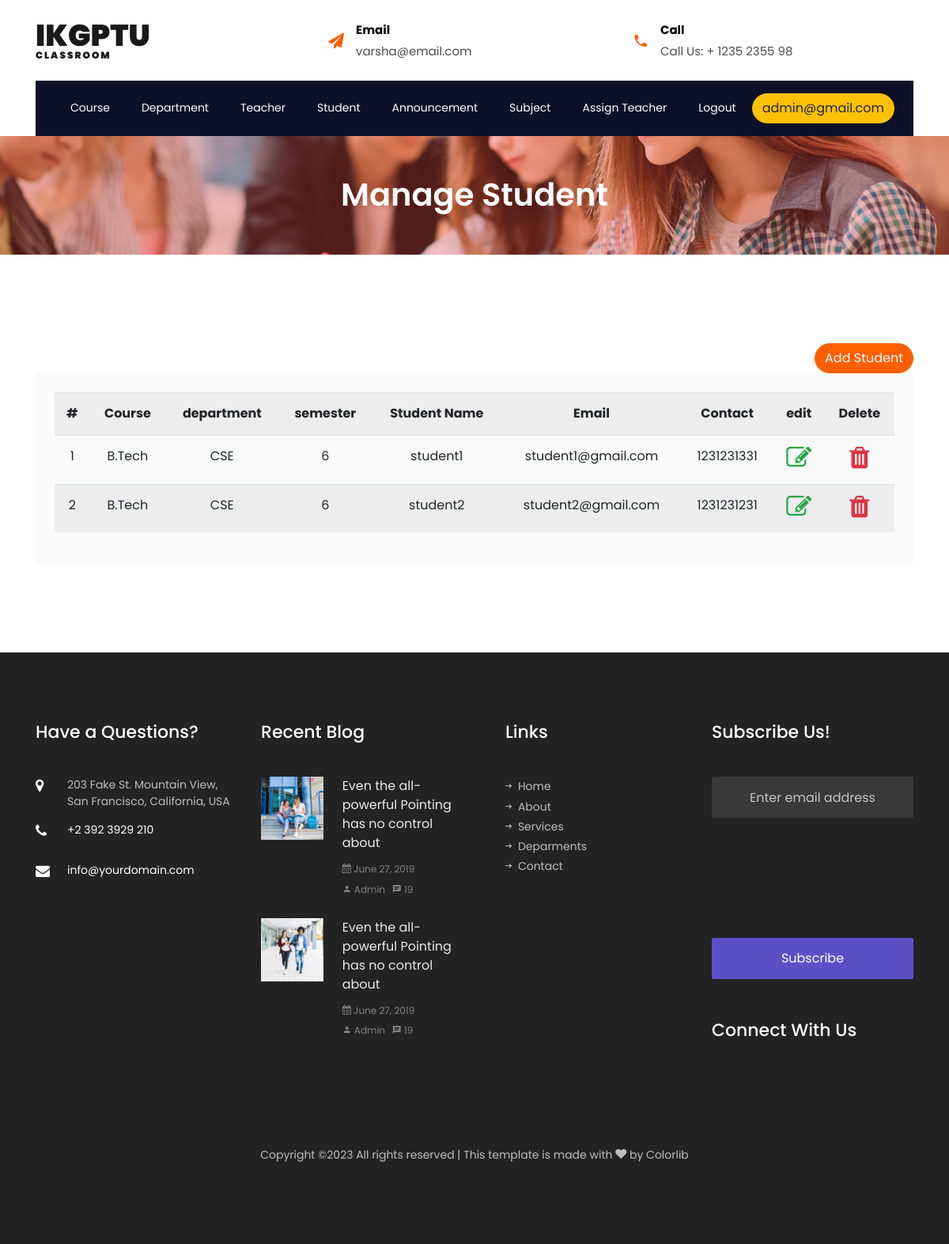
/manage_student.php (signed in), run on the app's committed database.
### tables this page shows
CREATE TABLE `student` (
  `id` int(11) NOT NULL,
  `course` varchar(255) NOT NULL,
  `department` varchar(255) NOT NULL,
  `semester` int(10) NOT NULL,
  `student_name` varchar(100) NOT NULL,
  `email` varchar(255) NOT NULL,
  `password` varchar(255) NOT NULL,
  `contact` bigint(15) NOT NULL,
  `status` varchar(30) NOT NULL,
  `created_at` timestamp(6) NOT NULL DEFAULT current_timestamp(6) ON UPDATE current_timestamp(6)
);

CREATE TABLE `course` (
  `id` int(11) NOT NULL,
  `course_name` varchar(255) NOT NULL,
  `semester` int(10) NOT NULL,
  `status` varchar(30) NOT NULL,
  `created_at` timestamp(6) NOT NULL DEFAULT current_timestamp(6) ON UPDATE current_timestamp(6)
);

CREATE TABLE `department` (
  `id` int(11) NOT NULL,
  `course` varchar(255) NOT NULL,
  `department` varchar(255) NOT NULL,
  `status` varchar(30) NOT NULL,
  `created_at` timestamp(6) NOT NULL DEFAULT current_timestamp(6) ON UPDATE current_timestamp(6)
);

### manage_student.php (the view, shortened to what this page needs)
<?php
include("header2.php");
?>
<section class="hero-wrap hero-wrap-2" style="background-image: url('images/bg_1.jpg');">
    <div class="overlay"></div>
    <div class="container">
        <div class="row no-gutters slider-text align-items-center justify-content-center">
            <div class="col-md-9 ftco-animate text-center">
                <h1 class="mb-2 bread">Manage Student</h1>
            </div>
        </div>
    </div>
</section>
<section class="ftco-section contact-section">
    <div class="container">
        <div class="row d-flex contact-info">
          <div class="col-md-12">
            <a href="student.php" class="btn btn-primary float-right">Add Student</a>
          </div>
            <div class="col-md-12 d-flex">
                <div class="bg-light align-self-stretch box p-4 text-center">
                    <table class="table table-striped">
                        <tr>
                            <th>#</th>
                            <th>Course</th>
                            <th>department</th>
                            <th>semester</th>
                            <th>Student Name</th>
                            <th>Email</th>
                            <th>Contact</th>
                            <th>edit</th>
                            <th>Delete</th>
                        </tr>
                    <?php
                        $sno=1;
                        include("config.php");
                        $query = "SELECT `student`.*,`course`.`course_name`,`department`.`department` as department_name FROM `student` inner join `course` on `student`.`course` = `course`.`id` inner join `department` on `student`.`department` = `department`.`id`";
                        $result = mysqli_query($conn,$query);
                        while($data = mysqli_fetch_array($result))
                        {
                    ?>
                        <tr>
                            <td><?php echo $sno; ?></td>
                            <td><?php echo $data['course_name']; ?></td>
                            <td><?php echo $data['department_name']; ?></td>
                            <td><?php echo $data['semester']; ?></td>
                            <td><?php echo $data['student_name']; ?></td>
                            <td><?php echo $data['email']; ?></td>
                            <td><?php echo $data['contact']; ?></td>
                            <td>
                                <a href="edit_student.php?id=<?php echo $data['id'];?>">
                                    <i class="fa fa-edit text-success fa-2x"></i>
                            </td>
                            <td>
                                <a href="delete_student.php?id=<?php echo $data['id'];?>">
                                    <i class="fa fa-trash text-danger fa-2x"></i>
                                </a>
                            </td>
                        </tr>
                        <?php
                    $sno++;
                        }
                    ?>
                    </table>
                </div>
            </div>
        </div>
    </div>
</section>
<?php
include("footer.php");
?>

### header2.php (shortened to what this page needs)
<!DOCTYPE html>
<html lang="en">
  <head>
    <link rel="stylesheet" href="css/open-iconic-bootstrap.min.css">
    <link rel="stylesheet" href="css/animate.css">
    <link rel="stylesheet" href="css/owl.carousel.min.css">
    <link rel="stylesheet" href="css/owl.theme.default.min.css">
    <link rel="stylesheet" href="css/magnific-popup.css">
    <link rel="stylesheet" href="css/aos.css">
    <link rel="stylesheet" href="css/ionicons.min.css">
    <link rel="stylesheet" href="css/flaticon.css">
    <link rel="stylesheet" href="css/icomoon.css">
    <link rel="stylesheet" href="css/style.css">
	<link rel="stylesheet" href="https://cdnjs.cloudflare.com/ajax/libs/font-awesome/4.7.0/css/font-awesome.min.css">
  </head>
  <body>
	  <div class="bg-top navbar-light">
    	<div class="container">
    		<div class="row no-gutters d-flex align-items-center align-items-stretch">
    			<div class="col-md-4 d-flex align-items-center py-4">
    				<a class="navbar-brand" href="index.php">IKGPTU <span>Classroom</span></a>
    			</div>
	    		<div class="col-lg-8 d-block">
		    		<div class="row d-flex">
					    <div class="col-md d-flex topper align-items-center align-items-stretch py-md-4">
					    	<div class="icon d-flex justify-content-center align-items-center"><span class="icon-paper-plane"></span></div>
					    	<div class="text">
					    		<span>Email</span>
						    	<span>varsha@email.com</span>
						    </div>
					    </div>
					    <div class="col-md d-flex topper align-items-center align-items-stretch py-md-4">
					    	<div class="icon d-flex justify-content-center align-items-center"><span class="icon-phone2"></span></div>
						    <div class="text">
						    	<span>Call</span>
						    	<span>Call Us: + 1235 2355 98</span>
						    </div>
					    </div>
					  </div>
			    </div>
		    </div>
		  </div>
    </div>
    <nav class="navbar navbar-expand-lg navbar-dark bg-dark ftco-navbar-light" id="ftco-navbar">
	    <div class="container d-flex align-items-center px-4">
	      <div class="collapse navbar-collapse" id="ftco-nav">
	        <ul class="navbar-nav mr-auto">
            <?php
              if(isset($_SESSION["email"]))
              {
            ?>
              <li class="nav-item"><a href="add_course.php" class="nav-link">Course</a></li>
              <li class="nav-item"><a href="department.php" class="nav-link">Department</a></li>
              <li class="nav-item"><a href="teacher.php" class="nav-link">Teacher</a></li>
              <li class="nav-item"><a href="student.php" class="nav-link">Student</a></li>
              <li class="nav-item"><a href="announcement.php" class="nav-link">Announcement</a></li>
              <li class="nav-item"><a href="subject.php" class="nav-link">Subject</a></li>
              <li class="nav-item"><a href="assign_teacher.php" class="nav-link">Assign Teacher</a></li>
              <li class="nav-item"><a href="logout.php" class="nav-link">Logout</a></li>
            <?php
              }
            ?>
	        </ul>
            <?php
              if(isset($_SESSION["email"]))
              {
                echo "<button type='button' class='btn btn-warning'>".$_SESSION["email"]."</button>";
              }
            ?>
	      </div>
	    </div>
	  </nav>

### footer.php (shortened to what this page needs)
<footer class="ftco-footer ftco-bg-dark ftco-section">
      <div class="container">
        <div class="row mb-5">
          <div class="col-md-6 col-lg-3">
            <div class="ftco-footer-widget mb-5">
            	<h2 class="ftco-heading-2">Have a Questions?</h2>
            	<div class="block-23 mb-3">
	              <ul>
	                <li><span class="icon icon-map-marker"></span><span class="text">203 Fake St. Mountain View, San Francisco, California, USA</span></li>
	                <li><a href="#"><span class="icon icon-phone"></span><span class="text">+2 392 3929 210</span></a></li>
	                <li><a href="#"><span class="icon icon-envelope"></span><span class="text">info@yourdomain.com</span></a></li>
	              </ul>
	            </div>
            </div>
          </div>
          <div class="col-md-6 col-lg-3">
            <div class="ftco-footer-widget mb-5">
              <h2 class="ftco-heading-2">Recent Blog</h2>
              <div class="block-21 mb-4 d-flex">
                <a class="blog-img mr-4" style="background-image: url(images/image_1.jpg);"></a>
                <div class="text">
                  <h3 class="heading"><a href="#">Even the all-powerful Pointing has no control about</a></h3>
                  <div class="meta">
                    <div><a href="#"><span class="icon-calendar"></span> June 27, 2019</a></div>
                    <div><a href="#"><span class="icon-person"></span> Admin</a></div>
                    <div><a href="#"><span class="icon-chat"></span> 19</a></div>
                  </div>
                </div>
              </div>
              <div class="block-21 mb-5 d-flex">
                <a class="blog-img mr-4" style="background-image: url(images/image_2.jpg);"></a>
                <div class="text">
                  <h3 class="heading"><a href="#">Even the all-powerful Pointing has no control about</a></h3>
                  <div class="meta">
                    <div><a href="#"><span class="icon-calendar"></span> June 27, 2019</a></div>
                    <div><a href="#"><span class="icon-person"></span> Admin</a></div>
                    <div><a href="#"><span class="icon-chat"></span> 19</a></div>
                  </div>
                </div>
              </div>
            </div>
          </div>
          <div class="col-md-6 col-lg-3">
            <div class="ftco-footer-widget mb-5 ml-md-4">
              <h2 class="ftco-heading-2">Links</h2>
              <ul class="list-unstyled">
                <li><a href="#"><span class="ion-ios-arrow-round-forward mr-2"></span>Home</a></li>
                <li><a href="#"><span class="ion-ios-arrow-round-forward mr-2"></span>About</a></li>
                <li><a href="#"><span class="ion-ios-arrow-round-forward mr-2"></span>Services</a></li>
                <li><a href="#"><span class="ion-ios-arrow-round-forward mr-2"></span>Deparments</a></li>
                <li><a href="#"><span class="ion-ios-arrow-round-forward mr-2"></span>Contact</a></li>
              </ul>
            </div>
          </div>
          <div class="col-md-6 col-lg-3">
            <div class="ftco-footer-widget mb-5">
            	<h2 class="ftco-heading-2">Subscribe Us!</h2>
              <form action="#" class="subscribe-form">
                <div class="form-group">
                  <input type="text" class="form-control mb-2 text-center" placeholder="Enter email address">
                  <input type="submit" value="Subscribe" class="form-control submit px-3">
                </div>
              </form>
            </div>
            <div class="ftco-footer-widget mb-5">
            	<h2 class="ftco-heading-2 mb-0">Connect With Us</h2>
            	<ul class="ftco-footer-social list-unstyled float-md-left float-lft mt-3">
              </ul>
            </div>
          </div>
        </div>
        <div class="row">
          <div class="col-md-12 text-center">
            <p>
  Copyright &copy;<script>document.write(new Date().getFullYear());</script> All rights reserved | This template is made with <i class="icon-heart" aria-hidden="true"></i> by <a href="https://colorlib.com" target="_blank">Colorlib</a>
  </p>
          </div>
        </div>
      </div>
    </footer>
  </body>
</html>

### css/icomoon.css (style rules this page uses)
[class^="icon-"], [class*=" icon-"] { font-family: 'icomoon' !important; speak: none; font-style: normal; font-weight: normal; font-variant: normal; text-transform: none; line-height: 1; -webkit-font-smoothing: antialiased; -moz-osx-font-smoothing: grayscale; }
.icon-heart:before { content: "\f004"; }
.icon-map-marker:before { content: "\f041"; }
.icon-calendar:before { content: "\f073"; }
.icon-phone:before { content: "\f095"; }
.icon-envelope:before { content: "\f0e0"; }
.icon-paper-plane:before { content: "\f1d8"; }
.icon-phone2:before { content: "\e0cd"; }
.icon-chat:before { content: "\e0b7"; }
.icon-person:before { content: "\e7fd"; }

### data on the page
student: course.course_name "B.Tech", department.department "CSE", semester "6", student_name "student1", email "student1@gmail.com", contact "1231231331"
student: course.course_name "B.Tech", department.department "CSE", semester "6", student_name "student2", email "student2@gmail.com", contact "1231231231"

### other printed values
$_SESSION["email"] "admin@gmail.com"
